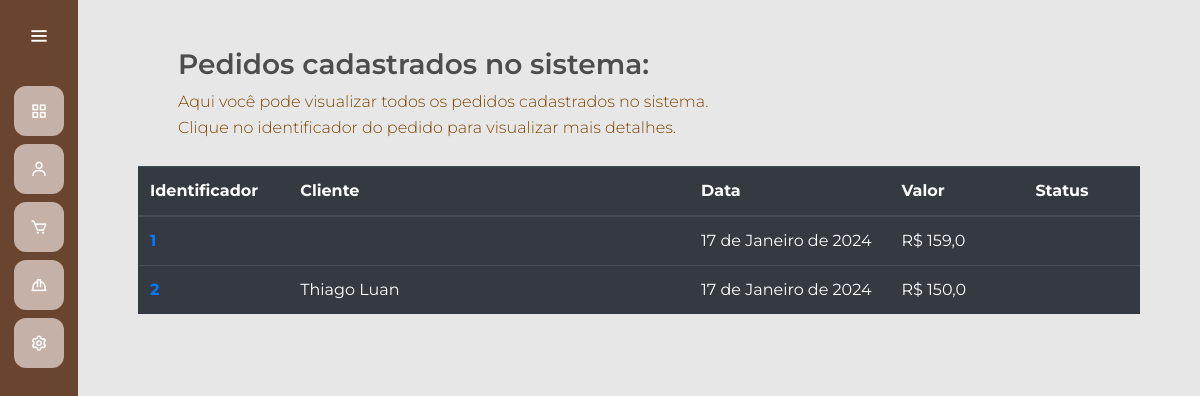
Before: /gerenciamento/listaPedidos/ with the older database file.
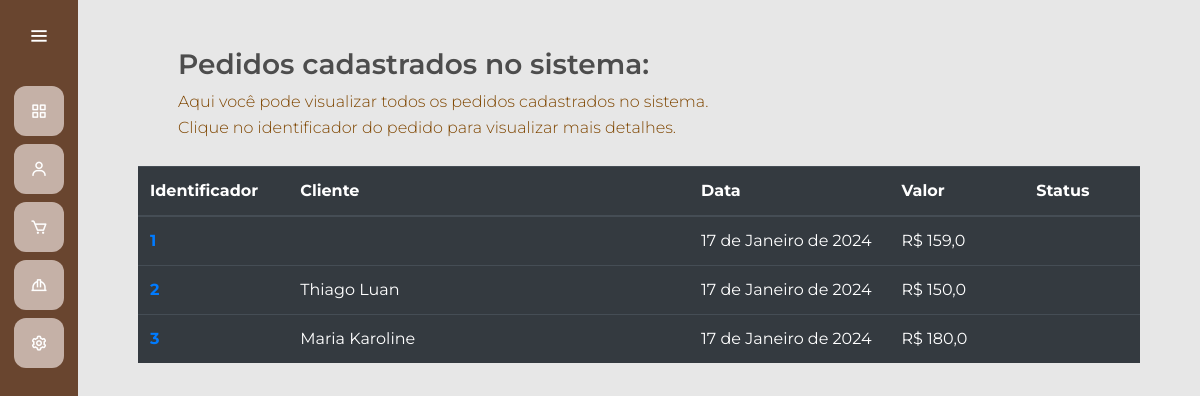
After: the same page with the newer database file.
### gerenciamento/models.py (models this page shows, shortened)
class Pedido(models.Model):
    id_pedido = models.AutoField(primary_key=True)
    id_transacao = models.CharField(max_length=255, null=True)
    cliente = models.ForeignKey(usuarios_models.Usuario, on_delete=models.SET_NULL, null=True, blank=True)
    data = models.DateField()
    valor_final = models.FloatField()
    produtos = models.ManyToManyField(Produto, through='PedidoProduto')

### usuarios/models.py (models this page shows, shortened)
class Usuario (AbstractUser):
    telefone = models.CharField(max_length=20)
    cpf = models.CharField(max_length=11, primary_key=True, unique=True)
    endereco = models.CharField(max_length=255)
    permissao = models.BooleanField(default=False)
    groups = models.ManyToManyField('auth.Group', related_name='usuarios', blank=True)
    user_permissions = models.ManyToManyField('auth.Permission', related_name='usuarios', blank=True)
    REQUIRED_FIELDS = ['email']

### gerenciamento/views.py (the view)
# urls.py: path('listaPedidos/', views.lista_pedidos, name='listaPedidos'),
def lista_pedidos(request):
    pedidos_list = Pedido.objects.all()
    return render(request, 'listarPedidos.html', {'pedidos': pedidos_list})

### gerenciamento/templates/listarPedidos.html
{% extends "gerente.html" %}
{% load static %}
{% block 'head' %}
    <link rel="stylesheet" href="{% static 'usuarios/css/telaprincipal.css' %}">
    <link rel="stylesheet" href="{% static 'gerenciamento/css/gerenciamento.css' %}">
{% endblock %}
{% block 'dashboard' %}
<body>
    <br>
    <br>
    <h3 class="titulo">Pedidos cadastrados no sistema:</h2>
    <p class="subtitulo">Aqui você pode visualizar todos os pedidos cadastrados no sistema.</p>
    <p class="subtitulo">Clique no identificador do pedido para visualizar mais detalhes.</p>
    <br>
    <div class="container-fluid distanciamento">
        <table class="table table-dark">
            <thead>
                <tr>
                    <th class="id" scope="col">Identificador</th>
                    <th class="cliente" scope="col">Cliente</th>
                    <th class="data" scope="col">Data</th>
                    <th class="valor" scope="col">Valor</th>
                    <th class="status" scope="col">Status</th>
                </tr>
            </thead>
            <tbody>
                {% for pedido in pedidos %}
                    <tr>
                        <th><a href="{% url 'notaPedido' pedido.id_pedido %}">{{pedido.id_pedido}}</a></th>
                        <td>{{ pedido.cliente.first_name }} {{ pedido.cliente.last_name }}</td>
                        <td>{{ pedido.data }}</td>
                        <td>R$ {{ pedido.valor_final }}</td>
                        <td>{{ pedido.status }}</td>
                    </tr>
                {% endfor %}
            </tbody>
        </table>
    </div>
</body>
{% endblock %}

Changed rows visible on the page:
added Pedido: id_pedido "3", cliente.first_name "Maria", cliente.last_name "Karoline", data "17 de Janeiro de 2024", valor_final "180,0"
